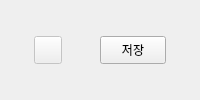
<?xml version='1.0' encoding='utf-8'?>
<ui version="4.0">
 <class>GeoFlowFormTabActions</class>
 <widget class="QWidget" name="GeoFlowFormTabActions">
  <layout class="QHBoxLayout" name="tabActionsLayout">
   <property name="leftMargin">
    <number>0</number>
   </property>
   <property name="rightMargin">
    <number>0</number>
   </property>
   <property name="topMargin">
    <number>0</number>
   </property>
   <property name="bottomMargin">
    <number>0</number>
   </property>
   <property name="spacing">
    <number>4</number>
   </property>
   <item>
    <widget class="QToolButton" name="photoButton">
     <property name="enabled">
      <bool>false</bool>
     </property>
     <property name="visible">
      <bool>true</bool>
     </property>
     <property name="toolTip">
      <string>클릭: 사진 추가 · 길게 누름: 추가 기능</string>
     </property>
     <property name="text">
      <string />
     </property>
     <property name="popupMode">
      <enum>QToolButton::ToolButtonPopupMode::DelayedPopup</enum>
     </property>
     <property name="toolButtonStyle">
      <enum>Qt::ToolButtonStyle::ToolButtonIconOnly</enum>
     </property>
     <property name="autoRaise">
      <bool>false</bool>
     </property>
     <property name="icon">
      <iconset resource="../../resources/feather.qrc">
       <normaloff>:/geoflow/feather/camera.svg</normaloff>
      </iconset>
     </property>
     <property name="minimumSize">
      <size>
       <width>28</width>
       <height>28</height>
      </size>
     </property>
     <property name="maximumSize">
      <size>
       <width>28</width>
       <height>28</height>
      </size>
     </property>
     <property name="iconSize">
      <size>
       <width>16</width>
       <height>16</height>
      </size>
     </property>
     <property name="fieldAction" stdset="0">
      <string>true</string>
     </property>
    </widget>
   </item>
   <item>
    <widget class="QToolButton" name="saveButton">
     <property name="toolTip">
      <string>현재 객체 저장</string>
     </property>
     <property name="text">
      <string>저장</string>
     </property>
     <property name="toolButtonStyle">
      <enum>Qt::ToolButtonStyle::ToolButtonTextBesideIcon</enum>
     </property>
     <property name="autoRaise">
      <bool>false</bool>
     </property>
     <property name="icon">
      <iconset resource="../../resources/feather.qrc">
       <normaloff>:/geoflow/feather/save.svg</normaloff>
      </iconset>
     </property>
     <property name="minimumSize">
      <size>
       <width>66</width>
       <height>28</height>
      </size>
     </property>
     <property name="maximumSize">
      <size>
       <width>66</width>
       <height>28</height>
      </size>
     </property>
     <property name="iconSize">
      <size>
       <width>16</width>
       <height>16</height>
      </size>
     </property>
     <property name="fieldAction" stdset="0">
      <string>true</string>
     </property>
    </widget>
   </item>
  </layout>
 </widget>
 <resources>
  <include location="../../resources/tabler.qrc" />
  <include location="../../resources/feather.qrc" />
 </resources>
 <connections />
</ui>
